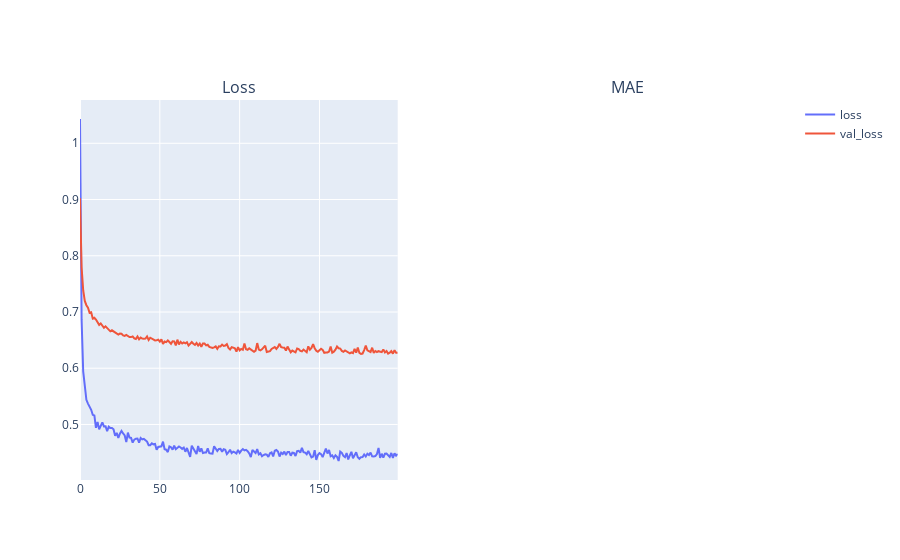

Notebook code cell kept with this figure:
### Code cell
# model.history.history.keys()
res = pd.DataFrame.from_dict(history.history)
res.head()

fig = make_subplots(rows=1, cols=2, subplot_titles=('Loss', 'MAE'))

# fig = go.Figure()
fig.add_trace(go.Scatter(x=history.epoch, y=res.loss, name='loss'), row=1, col=1)
fig.add_trace(go.Scatter(x=history.epoch, y=res.val_loss, name='val_loss'), row=1, col=1)

# fig.add_trace(go.Scatter(x=history.epoch, y=res.mae, name='mae'), row=1, col=2)
# fig.add_trace(go.Scatter(x=history.epoch, y=res.val_mae, name='val_mae'), row=1, col=2)

fig.show()

### Figure 1 — Plotly figure (JSON) as saved in the notebook; plotly's stock layout.template omitted (floating-point values rounded to 4 significant figures; data arrays with more than 128 entries replaced by an {"elided": "..."} marker saying what was removed)
{"data": [{"name": "loss", "type": "scatter", "x": {"elided": "200 int values"}, "xaxis": "x", "y": {"elided": "200 float values"}, "yaxis": "y"}, {"name": "val_loss", "type": "scatter", "x": {"elided": "200 int values"}, "xaxis": "x", "y": {"elided": "200 float values"}, "yaxis": "y"}], "layout": {"annotations": [{"font": {"size": 16}, "showarrow": false, "text": "Loss", "x": 0.225, "xanchor": "center", "xref": "paper", "y": 1, "yanchor": "bottom", "yref": "paper"}, {"font": {"size": 16}, "showarrow": false, "text": "MAE", "x": 0.775, "xanchor": "center", "xref": "paper", "y": 1, "yanchor": "bottom", "yref": "paper"}], "xaxis": {"anchor": "y", "domain": [0, 0.45]}, "xaxis2": {"anchor": "y2", "domain": [0.55, 1]}, "yaxis": {"anchor": "x", "domain": [0, 1]}, "yaxis2": {"anchor": "x2", "domain": [0, 1]}}}
